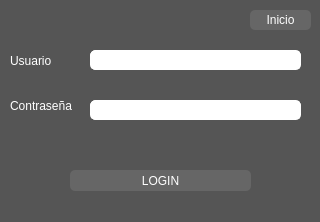
<?xml version="1.0" encoding="UTF-8"?>
<ui version="4.0">
 <class>Form_Registro</class>
 <widget class="QWidget" name="Form_Registro">
  <property name="geometry">
   <rect>
    <x>0</x>
    <y>0</y>
    <width>320</width>
    <height>222</height>
   </rect>
  </property>
  <property name="maximumSize">
   <size>
    <width>320</width>
    <height>222</height>
   </size>
  </property>
  <property name="windowTitle">
   <string>Registro</string>
  </property>
  <property name="styleSheet">
   <string notr="true">background-color: #555;</string>
  </property>
  <widget class="QPushButton" name="btn_login_registro">
   <property name="geometry">
    <rect>
     <x>70</x>
     <y>170</y>
     <width>181</width>
     <height>21</height>
    </rect>
   </property>
   <property name="styleSheet">
    <string notr="true">QObject{
	color:White;
	background-color: #666;
	border-radius: 5px;
}
QObject:hover{
	background-color: #222;
}</string>
   </property>
   <property name="text">
    <string>LOGIN</string>
   </property>
  </widget>
  <widget class="QLabel" name="lbl_user_registro">
   <property name="geometry">
    <rect>
     <x>10</x>
     <y>50</y>
     <width>71</width>
     <height>21</height>
    </rect>
   </property>
   <property name="styleSheet">
    <string notr="true">color:White;
font: 75 10pt &quot;Arial&quot;;</string>
   </property>
   <property name="text">
    <string>Usuario</string>
   </property>
  </widget>
  <widget class="QLineEdit" name="txt_user_regsitro">
   <property name="geometry">
    <rect>
     <x>90</x>
     <y>50</y>
     <width>211</width>
     <height>20</height>
    </rect>
   </property>
   <property name="styleSheet">
    <string notr="true">color: black;
font: 75 10pt &quot;Arial&quot;;
border: 1px solid white;
border-radius: 5px;
background-color: white;</string>
   </property>
  </widget>
  <widget class="QLabel" name="lbl_password_registro">
   <property name="geometry">
    <rect>
     <x>10</x>
     <y>90</y>
     <width>71</width>
     <height>31</height>
    </rect>
   </property>
   <property name="styleSheet">
    <string notr="true">color:White;
font: 75 10pt &quot;Arial&quot;;</string>
   </property>
   <property name="text">
    <string>Contraseña</string>
   </property>
  </widget>
  <widget class="QLineEdit" name="txt_password_registro">
   <property name="geometry">
    <rect>
     <x>90</x>
     <y>100</y>
     <width>211</width>
     <height>20</height>
    </rect>
   </property>
   <property name="styleSheet">
    <string notr="true">color: black;
font: 75 10pt &quot;Arial&quot;;
border: 1px solid white;
border-radius: 5px;
background-color: white;</string>
   </property>
   <property name="text">
    <string/>
   </property>
   <property name="echoMode">
    <enum>QLineEdit::Password</enum>
   </property>
  </widget>
  <widget class="QPushButton" name="btn_incio">
   <property name="geometry">
    <rect>
     <x>250</x>
     <y>10</y>
     <width>61</width>
     <height>20</height>
    </rect>
   </property>
   <property name="cursor">
    <cursorShape>PointingHandCursor</cursorShape>
   </property>
   <property name="styleSheet">
    <string notr="true">QObject{
	color:White;
	background-color: #666;
	border-radius: 5px;
}
QObject:hover{
	background-color: #222;
}</string>
   </property>
   <property name="text">
    <string>Inicio</string>
   </property>
  </widget>
  <widget class="QLabel" name="label_error">
   <property name="geometry">
    <rect>
     <x>40</x>
     <y>140</y>
     <width>261</width>
     <height>20</height>
    </rect>
   </property>
   <property name="styleSheet">
    <string notr="true">color: black;</string>
   </property>
   <property name="text">
    <string/>
   </property>
  </widget>
 </widget>
 <resources/>
 <connections/>
</ui>
